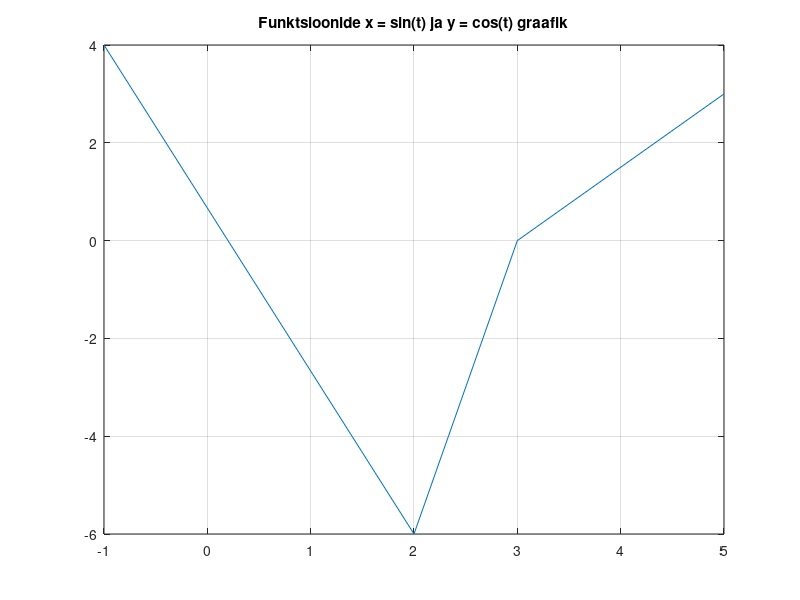

Reproduce this figure in MATLAB. (Note: this script raises an error after producing the figure.)
clc
clear
% Iseseisev töö nr. 1

disp("Ülesanne 1.")
f = @(x) 3.*x.^4 - x.^3 + 5.*x.^2 + 7;
x1 = -1.0;
x2 =  4.0;
fprintf("f(%d) = %f\n", x1, f(x1));
fprintf("f(%d) = %f\n", x2, f(x2));

x = linspace(-2, 5);
y = f(x);

%figure(1);
plot(x, y, 'b-', 'LineWidth', 1);
hold on;

% Punktid (-1, f(-1)) ja (4, f(4))
plot(-1, f(-1), 'ro', 'MarkerSize', 10, 'MarkerFaceColor', 'r');
plot(4, f(4), 'ro', 'MarkerSize', 10, 'MarkerFaceColor', 'r');
title('Funktsiooni y = 3x^4 - x^3 + 5x^2 + 7 graafik');
xlabel('x');
ylabel('y');
grid on;
hold off;

disp("Ülesanne 2.")
f = @(x) x - cos(x);
df = @(x) 1 + sin(x);

x = linspace(0, 2*pi);

y = f(x);
dy = df(x);

%figure(2);
plot(x, y, 'b-'); % Funktsiooni graafik
hold on;
plot(x, dy, 'r--'); % Tuletise graafik

title('Funktsiooni y = x - cos(x) ja selle tuletise graafikud');
xlabel('x');
ylabel('y');
legend('y = x - cos(x)', 'y'' = 1 + sin(x)');
grid on;
hold off;

disp("Ülesanne 3.")
clear
%figure(3)
ezplot(@(x,y) x.^2.*y - 4.*y.^2 + 3)    % töötab sest funktsioon on kaudselt määratletud
grid on
title('Funktsiooni x^2 y - 4 y^2 + 3 = 0 graafik')
xlabel('x')
ylabel('y')

%figure(4)
x = [-1, 2, 3, 5];
y = [4, -6, 0, 3];
plot(x, y)
grid on

%figure(5)
x = @(t) sin(t);
y = @(t) cos(t);
title('Funktsioonide x = sin(t) ja y = cos(t) graafik')
fplot(x, y)
grid on

%figure(6)
y = @(x) x.^4 - 3.*x.^2 + x + 1;
fplot(y)
title('Funktsiooni y = x^4 - 3*x^2 + x + 1 graafik')
grid on

%figure(7)
ezplot(@(x,y) y.^2 - 3.*x - 2)
grid on
title('Funktsiooni y^2 - 3*x - 2 = 0 graafik')

disp("Ülesanne 4.")
%figure(8)
y = @(x) 2.*x.^3 + 4.*x.^2 + 6.*x -7;
fplot(y, [-3, 4])
grid on

disp("Ülesanne 5.")
x = linspace(-10, 10, 400);
y = linspace(-10, 10, 400);
[X, Y] = meshgrid(x, y);

F1 = 3*X.^2 + Y.^2 - 8;
F2 = (X-4).^2 + (Y-3).^2 - 16;

%figure(9);
contour(X, Y, F1, 'r');
hold on;
contour(X, Y, F2, 'b');
hold off;

legend('3x^2 + y^2 = 8', '(x-4)^2 + (y-3)^2 = 16');
title('Funktsioonide graafikud');
xlabel('x');
ylabel('y');
grid on;

disp("Ülesanne 6.")
log3 = @(x) log(x) / log(3); % https://en.wikipedia.org/wiki/Logarithm#Change_of_base

disp("a)")
z = @(x,y) log3(x) + 4*exp(cos(5.*x+sqrt(y)))

disp("b)")
x = 7;
y = 1;
fprintf("x = %f\n", x);
fprintf("y = %f\n", y);
fprintf("z(x,y) = %f\n\n", z(x,y));

disp("c)")
fprintf("z(%d,%d) = %f\n\n", 6, 2, z(6,2));

disp("d)")
%figure(10)
x = linspace(0, 5);
y = linspace(0, 5);
[X, Y] = meshgrid(x,y);
Z = z(X, Y);
surf(X, Y, Z)
grid on

disp("Ülesanne 7.")
alpha = 4.;
beta  = 5.;
gamma = 1.;

a = sqrt((exp(alpha) + 2*beta) / ((alpha - beta)^4 + beta^alpha));
b = (alpha - beta) / (alpha + beta) * gamma;

f = @(x) (x.^2 - 2.*a.*b.*x) ./ (x.^2 + 2.*a.*b.*x) .* cos(x);
%figure(11)
fplot(f, [-10, 10]);
xlabel('x');
ylabel('f(x)');
title('Plot of the function f(x)');
grid on;

disp("Ülesanne 8.")
% Funktsioon x^3 + 5*x + 4 = 0
% aka 1.0*x^3 + 0*x^2 + 5*x + 4 = 0
coef = [1 0 5 4];
r = roots(coef)
%figure(12)
ezplot(@(x) x.^3 + 5.*x + 4)
grid on
fprintf("Graafikult võimalik näha nullkohta [%f, %f].\n", real(r(3)), 0.0);
hold on 
plot(real(r(3)), 0.0, 'ro', 'MarkerSize', 6, 'MarkerFaceColor', 'r');
fprintf("\n");

disp("Ülesanne 9.")
% Funktsioon 3*x^6 + 2*x^5 + 12*x^4 - 7*x^2 - x - 16 = 0
% aka 3*x^6 + 2*x^5 + 12*x^4 + 0*x^3 - 7*x^2 - x - 16 = 0
coef = [3 2 12 0 -7 -1 -16];
r = roots(coef)
f = @(x) 3.*x.^6+2.*x.^5+12.*x.^4-7.*x.^2-x-16;
%figure(13)
fplot(f, [-2, 2]);
ylim([-60, 100]);
grid on
fprintf("Nullkohad antud funktsiooni jaoks:\n");
fprintf("3*x^6 + 2*x^5 + 12*x^4 - 7*x^2 - x - 16 = 0\n");
x_zeros = [];
for i = 1:length(r)
    if imag(r(i)) == 0.0
        fprintf("[%f, %f]\n", real(r(i)), 0.0)
        x_zeros = [x_zeros, real(r(i))];
    end
end
hold on
for i = 1:length(x_zeros)
    plot(x_zeros(i), 0.0, 'ro', 'MarkerSize', 6, 'MarkerFaceColor', 'r');
end
fprintf("\n");


disp("Ülesanne 10.")
% Define matrix A and vector b
A = [67 12 16; -54 71 43; -82 35 88];
b = [31; 15; -14];
%linsolve(A, b)  % Too easy

% The supercool custom BiCGSTAB solver:
% Source: https://ctk.math.ncsu.edu/matlab_roots.html
% https://en.wikipedia.org/wiki/Biconjugate_gradient_stabilized_method
% Step 1:
% Define initial guess x0 (zero vector)
x0 = zeros(3, 1);

% Step 2:
% A matrix-vector product routine
%   atv must return Ax when x is input
%	the format for atv is
%   function ax = atv(x)
atv = @(x) A*x;

% Step 3:
% Set the solver parameters
params = [1e-6, 100];  % params(1): tolerance, params(2): max iterations

% Step 4:
% Call the custom Bi-CGSTAB solver
[x, error, total_iters] = BiCGSTAB(x0, b, atv, params);

% Built-in version. Slower.
%[x, flag, error, total_iters] = bicgstab(A, b, params(1), params(2)); 

% Display the results
disp('Solution x:');
disp(x);

disp('Error at each iteration:');
fprintf("%e\n", error);
%disp(error);

disp('Total number of iterations:');
disp(total_iters);

disp("Ülesanne 11.")
A = [4.  5. -3. 1.; 
     2.  0. -1. 7.; 
     3.  4. -6. 2.;
     7. -1. -7. 3.];
b = [2.; -5.; 8.; 9.];
%tic; x = A \ b; toc;
x0       = zeros(4, 1);
atv      = @(x) A*x;
tol      = 1.0E-6;
max_iter = 100; 
params   = [tol, max_iter];
%[x, error, total_iters] = BiCGSTAB(x0, b, atv, params);

% Transpose-Free Quasi-Minimal Residual method
% Source: https://ctk.math.ncsu.edu/matlab_roots.html
% Explanation: https://mathworld.wolfram.com/Quasi-MinimalResidualMethod.html
[x, error, total_iters] = TFQMR(x0, b, atv, params);

fprintf('Solution x:\n');
disp(x)
fprintf('Error at each iteration:\n');
fprintf("%e\n", error);
fprintf('Total number of iterations: %d\n', total_iters);

